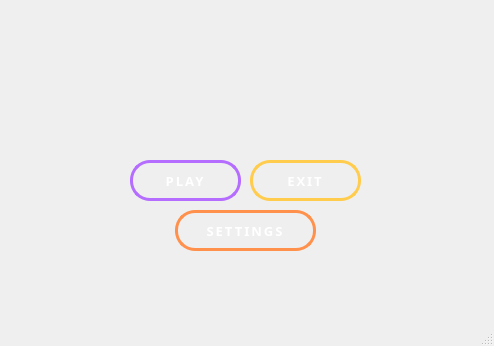
<?xml version="1.0" encoding="UTF-8"?>
<ui version="4.0">
 <class>MainWindow</class>
 <widget class="QMainWindow" name="MainWindow">
  <property name="enabled">
   <bool>true</bool>
  </property>
  <property name="geometry">
   <rect>
    <x>0</x>
    <y>0</y>
    <width>494</width>
    <height>346</height>
   </rect>
  </property>
  <property name="windowTitle">
   <string>Star Voyager: Defender</string>
  </property>
  <property name="styleSheet">
   <string notr="true"/>
  </property>
  <widget class="QWidget" name="centralwidget">
   <property name="styleSheet">
    <string notr="true"/>
   </property>
   <widget class="QPushButton" name="playButton">
    <property name="geometry">
     <rect>
      <x>130</x>
      <y>160</y>
      <width>111</width>
      <height>41</height>
     </rect>
    </property>
    <property name="font">
     <font>
      <family>Orbitron</family>
      <pointsize>-1</pointsize>
      <italic>false</italic>
      <fontweight>DemiBold</fontweight>
     </font>
    </property>
    <property name="acceptDrops">
     <bool>false</bool>
    </property>
    <property name="styleSheet">
     <string notr="true">QPushButton {
    font-family: &quot;Orbitron&quot;;      
    font-size: 13px;
    font-weight: 600;
    color: white;

    background-color: transparent;
    border: 3px solid #b56dff;
    border-radius: 20px;

    padding: 10px 20px;

    letter-spacing: 2px;
    text-transform: uppercase;

}

QPushButton:hover {
    border-color: #33E3FF;
    background-color: rgba(0, 200, 255, 0.15);
}

QPushButton:pressed {
    border-color: #00AACC;
    background-color: rgba(0, 200, 255, 0.35);
}
</string>
    </property>
    <property name="text">
     <string>PLAY</string>
    </property>
    <property name="icon">
     <iconset theme="QIcon::ThemeIcon::MediaPlaybackStart"/>
    </property>
    <property name="iconSize">
     <size>
      <width>20</width>
      <height>35</height>
     </size>
    </property>
    <property name="checkable">
     <bool>false</bool>
    </property>
    <property name="autoRepeat">
     <bool>true</bool>
    </property>
    <property name="autoExclusive">
     <bool>false</bool>
    </property>
    <property name="autoDefault">
     <bool>true</bool>
    </property>
    <property name="default">
     <bool>true</bool>
    </property>
    <property name="flat">
     <bool>false</bool>
    </property>
   </widget>
   <widget class="QPushButton" name="exitButton">
    <property name="geometry">
     <rect>
      <x>250</x>
      <y>160</y>
      <width>111</width>
      <height>41</height>
     </rect>
    </property>
    <property name="font">
     <font>
      <family>Orbitron</family>
      <pointsize>-1</pointsize>
      <italic>false</italic>
      <fontweight>DemiBold</fontweight>
     </font>
    </property>
    <property name="acceptDrops">
     <bool>false</bool>
    </property>
    <property name="styleSheet">
     <string notr="true">QPushButton {
    font-family: &quot;Orbitron&quot;;     
    font-size: 13px;
    font-weight: 600;
    color: white;

    background-color: transparent;
    border: 3px solid #ffcc4d;
    border-radius: 20px;

    padding: 10px 20px;

    letter-spacing: 2px;
    text-transform: uppercase;

}

QPushButton:hover {
    border-color: #33E3FF;
    background-color: rgba(0, 200, 255, 0.15);
}

QPushButton:pressed {
    border-color: #00AACC;
    background-color: rgba(0, 200, 255, 0.35);
}
</string>
    </property>
    <property name="text">
     <string>EXIT</string>
    </property>
    <property name="icon">
     <iconset theme="QIcon::ThemeIcon::EditClear"/>
    </property>
    <property name="iconSize">
     <size>
      <width>20</width>
      <height>35</height>
     </size>
    </property>
    <property name="checkable">
     <bool>false</bool>
    </property>
    <property name="autoRepeat">
     <bool>true</bool>
    </property>
    <property name="autoExclusive">
     <bool>false</bool>
    </property>
    <property name="autoDefault">
     <bool>true</bool>
    </property>
    <property name="default">
     <bool>true</bool>
    </property>
    <property name="flat">
     <bool>false</bool>
    </property>
   </widget>
   <widget class="QPushButton" name="settingsButton">
    <property name="geometry">
     <rect>
      <x>175</x>
      <y>210</y>
      <width>141</width>
      <height>41</height>
     </rect>
    </property>
    <property name="font">
     <font>
      <family>Orbitron</family>
      <pointsize>-1</pointsize>
      <italic>false</italic>
      <fontweight>DemiBold</fontweight>
     </font>
    </property>
    <property name="acceptDrops">
     <bool>false</bool>
    </property>
    <property name="styleSheet">
     <string notr="true">QPushButton {
    font-family: &quot;Orbitron&quot;;      
    font-size: 13px;
    font-weight: 600;
    color: white;

    background-color: transparent;
    border: 3px solid #ff914d;
    border-radius: 20px;

    padding: 10px 20px;

    letter-spacing: 2px;
    text-transform: uppercase;

}

QPushButton:hover {
    border-color: #33E3FF;
    background-color: rgba(0, 200, 255, 0.15);
}

QPushButton:pressed {
    border-color: #00AACC;
    background-color: rgba(0, 200, 255, 0.35);
}
</string>
    </property>
    <property name="text">
     <string>SETTINGS</string>
    </property>
    <property name="icon">
     <iconset theme="QIcon::ThemeIcon::DocumentProperties"/>
    </property>
    <property name="iconSize">
     <size>
      <width>20</width>
      <height>35</height>
     </size>
    </property>
    <property name="checkable">
     <bool>false</bool>
    </property>
    <property name="autoRepeat">
     <bool>true</bool>
    </property>
    <property name="autoExclusive">
     <bool>false</bool>
    </property>
    <property name="autoDefault">
     <bool>true</bool>
    </property>
    <property name="default">
     <bool>true</bool>
    </property>
    <property name="flat">
     <bool>false</bool>
    </property>
   </widget>
  </widget>
  <widget class="QMenuBar" name="menubar">
   <property name="geometry">
    <rect>
     <x>0</x>
     <y>0</y>
     <width>494</width>
     <height>24</height>
    </rect>
   </property>
  </widget>
  <widget class="QStatusBar" name="statusbar"/>
 </widget>
 <resources/>
 <connections/>
</ui>
